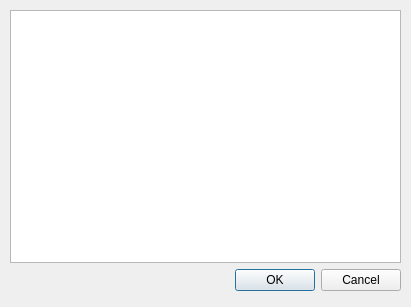
<?xml version="1.0" encoding="UTF-8"?>
<ui version="4.0">
 <class>openDialog</class>
 <widget class="QDialog" name="openDialog">
  <property name="geometry">
   <rect>
    <x>0</x>
    <y>0</y>
    <width>411</width>
    <height>307</height>
   </rect>
  </property>
  <property name="windowTitle">
   <string>Open</string>
  </property>
  <widget class="QWidget" name="">
   <property name="geometry">
    <rect>
     <x>10</x>
     <y>10</y>
     <width>391</width>
     <height>281</height>
    </rect>
   </property>
   <layout class="QVBoxLayout" name="verticalLayout">
    <item>
     <widget class="QListWidget" name="list"/>
    </item>
    <item>
     <layout class="QHBoxLayout" name="horizontalLayout">
      <item>
       <spacer name="horizontalSpacer">
        <property name="orientation">
         <enum>Qt::Horizontal</enum>
        </property>
        <property name="sizeHint" stdset="0">
         <size>
          <width>40</width>
          <height>20</height>
         </size>
        </property>
       </spacer>
      </item>
      <item>
       <widget class="QPushButton" name="okButton">
        <property name="text">
         <string>OK</string>
        </property>
       </widget>
      </item>
      <item>
       <widget class="QPushButton" name="cancelButton">
        <property name="text">
         <string>Cancel</string>
        </property>
       </widget>
      </item>
     </layout>
    </item>
   </layout>
  </widget>
 </widget>
 <resources/>
 <connections>
  <connection>
   <sender>okButton</sender>
   <signal>clicked()</signal>
   <receiver>openDialog</receiver>
   <slot>accept()</slot>
   <hints>
    <hint type="sourcelabel">
     <x>220</x>
     <y>273</y>
    </hint>
    <hint type="destinationlabel">
     <x>221</x>
     <y>300</y>
    </hint>
   </hints>
  </connection>
  <connection>
   <sender>cancelButton</sender>
   <signal>clicked()</signal>
   <receiver>openDialog</receiver>
   <slot>reject()</slot>
   <hints>
    <hint type="sourcelabel">
     <x>324</x>
     <y>281</y>
    </hint>
    <hint type="destinationlabel">
     <x>330</x>
     <y>297</y>
    </hint>
   </hints>
  </connection>
 </connections>
</ui>
